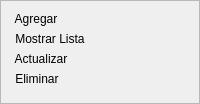
               <widget class="QFrame" name="usersControl">
                <property name="styleSheet">
                 <string notr="true">QPushButton {
	background-color: transparent;
	border: 0px;
	text-align: left;
}

QLabel {
	height: 5px;
	width: 5px;
}

QPushButton:hover, QToolButton:hover {
background-color: rgb(222, 221, 218);
opacity: 0.8;
border-radius: 20px;
}</string>
                </property>
                <property name="frameShape">
                 <enum>QFrame::StyledPanel</enum>
                </property>
                <property name="frameShadow">
                 <enum>QFrame::Raised</enum>
                </property>
                <layout class="QVBoxLayout" name="verticalLayout_3" stretch="1,1,1,1,0">
                 <item>
                  <widget class="QPushButton" name="createBtn">
                   <property name="text">
                    <string> Agregar</string>
                   </property>
                   <property name="icon">
                    <iconset>
                     <normaloff>create.png</normaloff>create.png</iconset>
                   </property>
                   <property name="iconSize">
                    <size>
                     <width>23</width>
                     <height>23</height>
                    </size>
                   </property>
                  </widget>
                 </item>
                 <item>
                  <widget class="QPushButton" name="readBtn">
                   <property name="text">
                    <string> Mostrar Lista</string>
                   </property>
                   <property name="icon">
                    <iconset>
                     <normaloff>read.png</normaloff>read.png</iconset>
                   </property>
                   <property name="iconSize">
                    <size>
                     <width>23</width>
                     <height>23</height>
                    </size>
                   </property>
                  </widget>
                 </item>
                 <item>
                  <widget class="QPushButton" name="updateBtn">
                   <property name="text">
                    <string> Actualizar</string>
                   </property>
                   <property name="icon">
                    <iconset>
                     <normaloff>update.png</normaloff>update.png</iconset>
                   </property>
                   <property name="iconSize">
                    <size>
                     <width>23</width>
                     <height>23</height>
                    </size>
                   </property>
                  </widget>
                 </item>
                 <item>
                  <widget class="QPushButton" name="deleteBtn">
                   <property name="text">
                    <string> Eliminar</string>
                   </property>
                   <property name="icon">
                    <iconset>
                     <normaloff>delete.png</normaloff>delete.png</iconset>
                   </property>
                   <property name="iconSize">
                    <size>
                     <width>23</width>
                     <height>23</height>
                    </size>
                   </property>
                  </widget>
                 </item>
                 <item>
                  <widget class="QLabel" name="usersIcon">
                   <property name="styleSheet">
                    <string notr="true">QLabel::pixmap {
	height: 10px;
	width: 10%;
}</string>
                   </property>
                   <property name="frameShape">
                    <enum>QFrame::Panel</enum>
                   </property>
                   <property name="frameShadow">
                    <enum>QFrame::Plain</enum>
                   </property>
                   <property name="lineWidth">
                    <number>-200</number>
                   </property>
                   <property name="text">
                    <string/>
                   </property>
                   <property name="pixmap">
                    <pixmap>programmer.png</pixmap>
                   </property>
                   <property name="scaledContents">
                    <bool>true</bool>
                   </property>
                   <property name="wordWrap">
                    <bool>false</bool>
                   </property>
                   <property name="margin">
                    <number>30</number>
                   </property>
                   <property name="indent">
                    <number>-1</number>
                   </property>
                  </widget>
                 </item>
                </layout>
               </widget>
